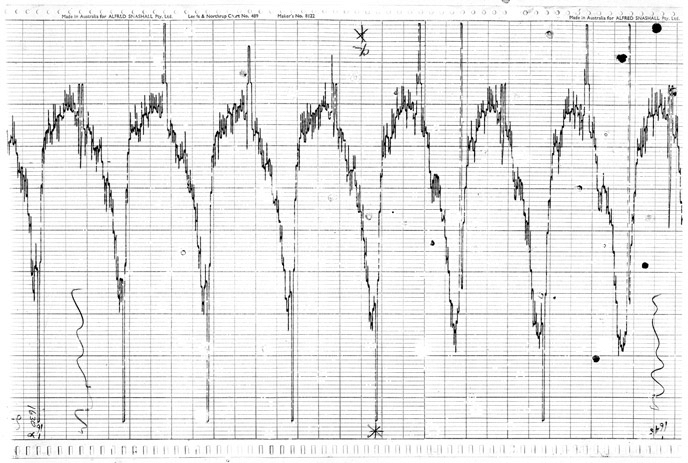
#> input picture sample-chart-recorder.png, 688 x 463 px
$ jupyter execute --allow-errors Digitize-Chart-Recorder.ipynb   (shell and % lines are left out)
#> lines starting #> are read from the running program, lines starting #| are printed output that depends on the picture
# Digitize Your Chart Recorder Plot
### Victoria Catlett
### Derived from https://www.linuxtut.com/en/fd1d6eeb395cf572d6a2/

### Step 1: Import Packages
Import all of the packages you need. If you get an error from this cell, that means you're missing a package. All you have to do is ```pip install``` it, then maybe restart Jupyter Notebook (if the error persists after installation).

[cell 1]
import numpy as np
import pandas as pd
import matplotlib.pyplot as plt
from ipywidgets import interact
import requests
from PIL import Image
import io

### Step 2: Read in the Image
```path``` should be set to the path to the image you want. If it's in the same directory (folder) as this Jupyter Notebook, then all you have to do is put the image name.

[cell 2]
path = 'sample-chart-recorder.png'
im = plt.imread(path)
#> im is the input picture: shape (463, 688, 4) float32; mean R, G, B, A 0.914, 0.914, 0.914, 1
if im.shape[2] == 4:im = im[:,:,:-1]
#> im: shape (463, 688, 3) float32
if im.max() > 1:im /= 255
h, w, _ = im.shape
#> h = 463; w = 688
#> the sliders are set to x_min = 344, x_max = 344, y_min = 231, y_max = 231
plt.imshow(im)

### Step 3: Crop the Image
Crop the image using the sliders that are generated when you run the next cell. Make sure only the data (not axis labels or anything) is in the cropped image.

[cell 3]
@interact(x_min=(0, w), x_max=(0, w), y_min=(0,h), y_max=(0,h))
def Plot(x_min=0, x_max=w, y_min=0, y_max=h):
#> called with x_min = 344, x_max = 344, y_min = 231, y_max = 231
    global imag
    plt.figure(figsize=(7, 7))
    imag = im[min(y_min,y_max-1):max(y_min+1, y_max), min(x_min,x_max-1):max(x_min+1, x_max)]
    plt.imshow(imag)
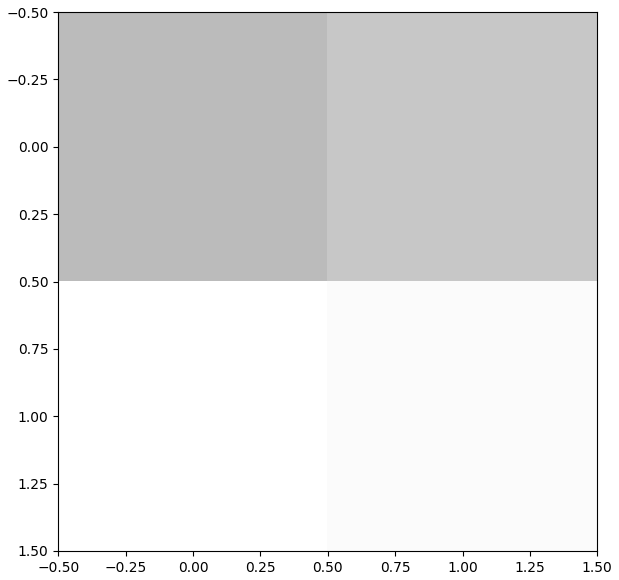
#> figure drawn by matplotlib, 1 panel
#> the sliders are set to x = 1, y = 1, thresh = 5

### Step 4: Isolate the Data
Run the cell below, then use the ```x``` and ```y``` sliders below to center the red crosshairs on the data. What this will do is select only the pixels matching that color (within a certain range, determined by ```threshold```). Pixels meeting this criteria will be lighter colors in the plot. Play around with this until you like what's left.

[cell 4]
@interact(x=(0, imag.shape[1]), y=(0,imag.shape[0]), thresh=(1,10))
def Plot(x, y, thresh):
#> called with x = 1, y = 1, thresh = 5
    global p
    p = ((imag - imag[y, x]) ** 2).sum(axis=2) < (1 / (1<<thresh))
#> p = [[False, False], [True, True]]
    print(p.sum())
#| 2
    plt.imshow(p)
    plt.plot([x, x], [0, imag.shape[0]], color="r")
    plt.plot([0, imag.shape[1]], [imag.shape[0]-y, imag.shape[0]-y], color="r")
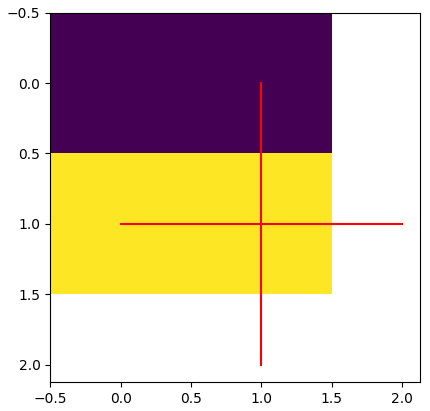
#> figure drawn by matplotlib, 1 panel

### Step 5: Turn this into x and y data
This next cell turns the image into a single curve by averaging the values in each column.

[cell 5]
p = np.pad(p, 1, "constant")
#> p = [[False, False, False, False], [False, False, False, False], [False, True, True, False], [False, False, False, False]]
sx = np.arange(len(p[0]))[p.argmax(axis=0)!=0]
#> sx = [1, 2]
sy = []

for i in p.T:
    j = np.where(i!=0)[0]
    if j.tolist():
        sy.append(j.mean())
#> this loop made 4 passes
#> (i, j) on passes 2 to 3: ([False, False, True, False], [2]), ([False, False, True, False], [2])
#> after the loop, sy = [2, 2]
#> the sliders are set to sample = 627, conv_size = 11

### Step 6: Filter Data
Run this cell, then play with the sliders to adjust the noise level of the result.

[cell 6]
@interact(sample=(5, 1250), conv_size=(1, 21, 2))
def fit(sample, conv_size):
#> called with sample = 627, conv_size = 11
    global x_fit, y_fit
    plt.figure()
    plt.imshow(imag)

    x_fit = np.linspace(sx.min(), sx.max(), sample)
#> x_fit = 627 values from 1 to 2
    y_fit = np.convolve(np.pad(np.interp(x_fit, sx, sy), (conv_size-1)//2, "edge"), np.ones(conv_size) / conv_size, "valid")
#> y_fit = 627 values from 2 to 2
    plt.plot(x_fit, y_fit, 'r')
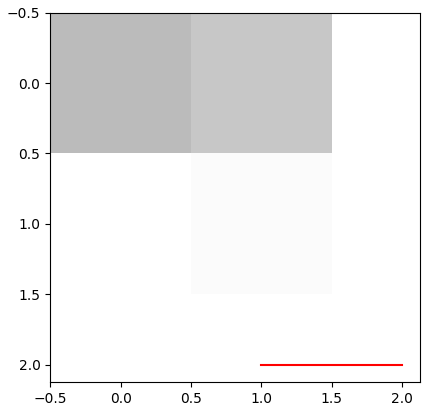
#> figure drawn by matplotlib, 1 panel

### Step 7: Normalize the Data and Identify Reference Points
Now, let's get this data to actually match your x and y bounds. We'll do so by identifying the highest and lowest points, then scaling accordingly. You may notice that the first part of this cell normalizes the data and flips the y values (a residual necessity from plotting on the image, which has an inverted y axis).

[cell 7]
xf_min = np.min(x_fit)
#> xf_min = 1
xf_max = np.max(x_fit)
#> xf_max = 2
yf_min = np.min(y_fit)
#> yf_min = 2
yf_max = np.max(y_fit)
#> yf_max = 2

x_norm = [(xi-xf_min)/(xf_max-xf_min) for xi in x_fit]
#> x_norm = 627 values from 0 to 1
y_norm = [(yi-yf_max)/(yf_min-yf_max) for yi in y_fit]
#> y_norm = 627 items, first 6: nan, nan, nan, nan, nan, nan
#> (the rest of this cell did not finish here and is left out)
